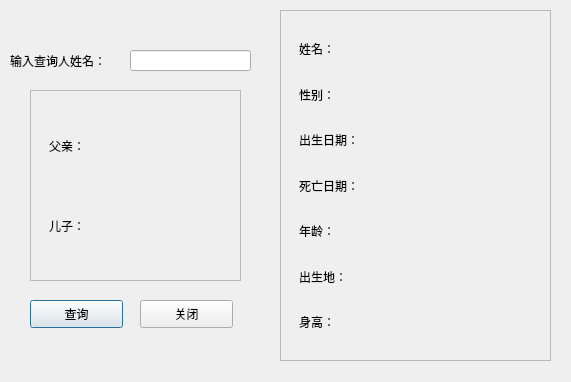
<?xml version="1.0" encoding="UTF-8"?>
<ui version="4.0">
 <class>Search</class>
 <widget class="QDialog" name="Search">
  <property name="geometry">
   <rect>
    <x>0</x>
    <y>0</y>
    <width>571</width>
    <height>382</height>
   </rect>
  </property>
  <property name="windowTitle">
   <string>查询</string>
  </property>
  <widget class="QPushButton" name="search_btn">
   <property name="geometry">
    <rect>
     <x>30</x>
     <y>300</y>
     <width>93</width>
     <height>28</height>
    </rect>
   </property>
   <property name="text">
    <string>查询</string>
   </property>
  </widget>
  <widget class="QLabel" name="label">
   <property name="geometry">
    <rect>
     <x>10</x>
     <y>45</y>
     <width>131</width>
     <height>31</height>
    </rect>
   </property>
   <property name="text">
    <string>输入查询人姓名：</string>
   </property>
  </widget>
  <widget class="QLineEdit" name="searchEdit">
   <property name="geometry">
    <rect>
     <x>130</x>
     <y>50</y>
     <width>121</width>
     <height>21</height>
    </rect>
   </property>
  </widget>
  <widget class="QFrame" name="frame_2">
   <property name="geometry">
    <rect>
     <x>30</x>
     <y>90</y>
     <width>211</width>
     <height>191</height>
    </rect>
   </property>
   <property name="sizePolicy">
    <sizepolicy hsizetype="Preferred" vsizetype="Preferred">
     <horstretch>0</horstretch>
     <verstretch>0</verstretch>
    </sizepolicy>
   </property>
   <property name="frameShape">
    <enum>QFrame::StyledPanel</enum>
   </property>
   <property name="frameShadow">
    <enum>QFrame::Sunken</enum>
   </property>
   <layout class="QHBoxLayout" name="horizontalLayout_2">
    <item>
     <widget class="QWidget" name="widget_3" native="true">
      <layout class="QVBoxLayout" name="verticalLayout_4">
       <item>
        <widget class="QLabel" name="label_2">
         <property name="text">
          <string>父亲：</string>
         </property>
        </widget>
       </item>
       <item>
        <widget class="QLabel" name="label_3">
         <property name="text">
          <string>儿子：</string>
         </property>
        </widget>
       </item>
      </layout>
     </widget>
    </item>
    <item>
     <widget class="QWidget" name="widget_4" native="true">
      <layout class="QVBoxLayout" name="verticalLayout_3">
       <item>
        <widget class="QLabel" name="farther_lab">
         <property name="text">
          <string/>
         </property>
        </widget>
       </item>
       <item>
        <widget class="QLabel" name="children_lab">
         <property name="text">
          <string/>
         </property>
        </widget>
       </item>
      </layout>
     </widget>
    </item>
   </layout>
  </widget>
  <widget class="QPushButton" name="close_btn">
   <property name="geometry">
    <rect>
     <x>140</x>
     <y>300</y>
     <width>93</width>
     <height>28</height>
    </rect>
   </property>
   <property name="text">
    <string>关闭</string>
   </property>
  </widget>
  <widget class="QFrame" name="frame">
   <property name="geometry">
    <rect>
     <x>280</x>
     <y>10</y>
     <width>271</width>
     <height>351</height>
    </rect>
   </property>
   <property name="sizePolicy">
    <sizepolicy hsizetype="Preferred" vsizetype="Preferred">
     <horstretch>0</horstretch>
     <verstretch>0</verstretch>
    </sizepolicy>
   </property>
   <property name="frameShape">
    <enum>QFrame::StyledPanel</enum>
   </property>
   <property name="frameShadow">
    <enum>QFrame::Sunken</enum>
   </property>
   <layout class="QHBoxLayout" name="horizontalLayout">
    <item>
     <widget class="QWidget" name="widget" native="true">
      <layout class="QVBoxLayout" name="verticalLayout">
       <item>
        <widget class="QLabel" name="label_4">
         <property name="text">
          <string>姓名：</string>
         </property>
        </widget>
       </item>
       <item>
        <widget class="QLabel" name="label_5">
         <property name="text">
          <string>性别：</string>
         </property>
        </widget>
       </item>
       <item>
        <widget class="QLabel" name="label_6">
         <property name="text">
          <string>出生日期：</string>
         </property>
        </widget>
       </item>
       <item>
        <widget class="QLabel" name="label_7">
         <property name="text">
          <string>死亡日期：</string>
         </property>
        </widget>
       </item>
       <item>
        <widget class="QLabel" name="label_8">
         <property name="text">
          <string>年龄：</string>
         </property>
        </widget>
       </item>
       <item>
        <widget class="QLabel" name="label_9">
         <property name="text">
          <string>出生地：</string>
         </property>
        </widget>
       </item>
       <item>
        <widget class="QLabel" name="label_10">
         <property name="text">
          <string>身高：</string>
         </property>
        </widget>
       </item>
      </layout>
     </widget>
    </item>
    <item>
     <widget class="QWidget" name="widget_2" native="true">
      <layout class="QVBoxLayout" name="verticalLayout_2">
       <item>
        <widget class="QLabel" name="lab_name">
         <property name="text">
          <string/>
         </property>
        </widget>
       </item>
       <item>
        <widget class="QLabel" name="lab_sex">
         <property name="frameShape">
          <enum>QFrame::NoFrame</enum>
         </property>
         <property name="text">
          <string/>
         </property>
        </widget>
       </item>
       <item>
        <widget class="QLabel" name="lab_birthday">
         <property name="frameShape">
          <enum>QFrame::NoFrame</enum>
         </property>
         <property name="text">
          <string/>
         </property>
        </widget>
       </item>
       <item>
        <widget class="QLabel" name="lab_deathday">
         <property name="frameShape">
          <enum>QFrame::NoFrame</enum>
         </property>
         <property name="text">
          <string/>
         </property>
        </widget>
       </item>
       <item>
        <widget class="QLabel" name="lab_age">
         <property name="frameShape">
          <enum>QFrame::NoFrame</enum>
         </property>
         <property name="text">
          <string/>
         </property>
        </widget>
       </item>
       <item>
        <widget class="QLabel" name="lab_birthplace">
         <property name="frameShape">
          <enum>QFrame::NoFrame</enum>
         </property>
         <property name="text">
          <string/>
         </property>
        </widget>
       </item>
       <item>
        <widget class="QLabel" name="lab_height">
         <property name="frameShape">
          <enum>QFrame::NoFrame</enum>
         </property>
         <property name="text">
          <string/>
         </property>
        </widget>
       </item>
      </layout>
     </widget>
    </item>
   </layout>
  </widget>
 </widget>
 <resources/>
 <connections/>
</ui>
